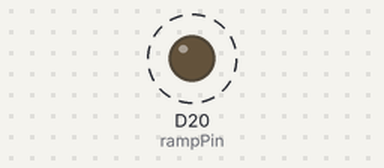
Recording of a sketch running on a simulated Arduino Zero (SAMD21). Parts: output pins drawn as LEDs (lit = HIGH). Dashed ring = blinking.

Above: at 0.05 s.
Timing chart, 0 to 3.0 s (numbered marks = the images above):
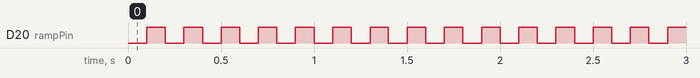

Measured:
- by itself, D20 (rampPin): alternates HIGH for 0.10 s and LOW for 0.10 s

The sketch:

rampTest_with_adjustable_time.ino
```cpp
// Changable Settings
const int period_m = 200;  // in milliseconds
const int aRes = 12; // anologWrite resolution in bits.    (I am not sure on this, but I believe it needs to be an even number


// Pin numbers
const int rampPin = A6;


// Interprettig the settings
const int maxStep = pow( 2 , aRes ) - 1 ;
const int period_u = 1000 * period_m; // period in micro seconds


void setup() {
  pinMode( rampPin, OUTPUT );
  analogWriteResolution(aRes);

}


// Ramp
void loop() {
 int rampStep = map(micros()%period_u, 0, period_u, 0, maxStep); // Converts current time to a ramp value
 analogWrite( rampPin, rampStep );
 }
```
